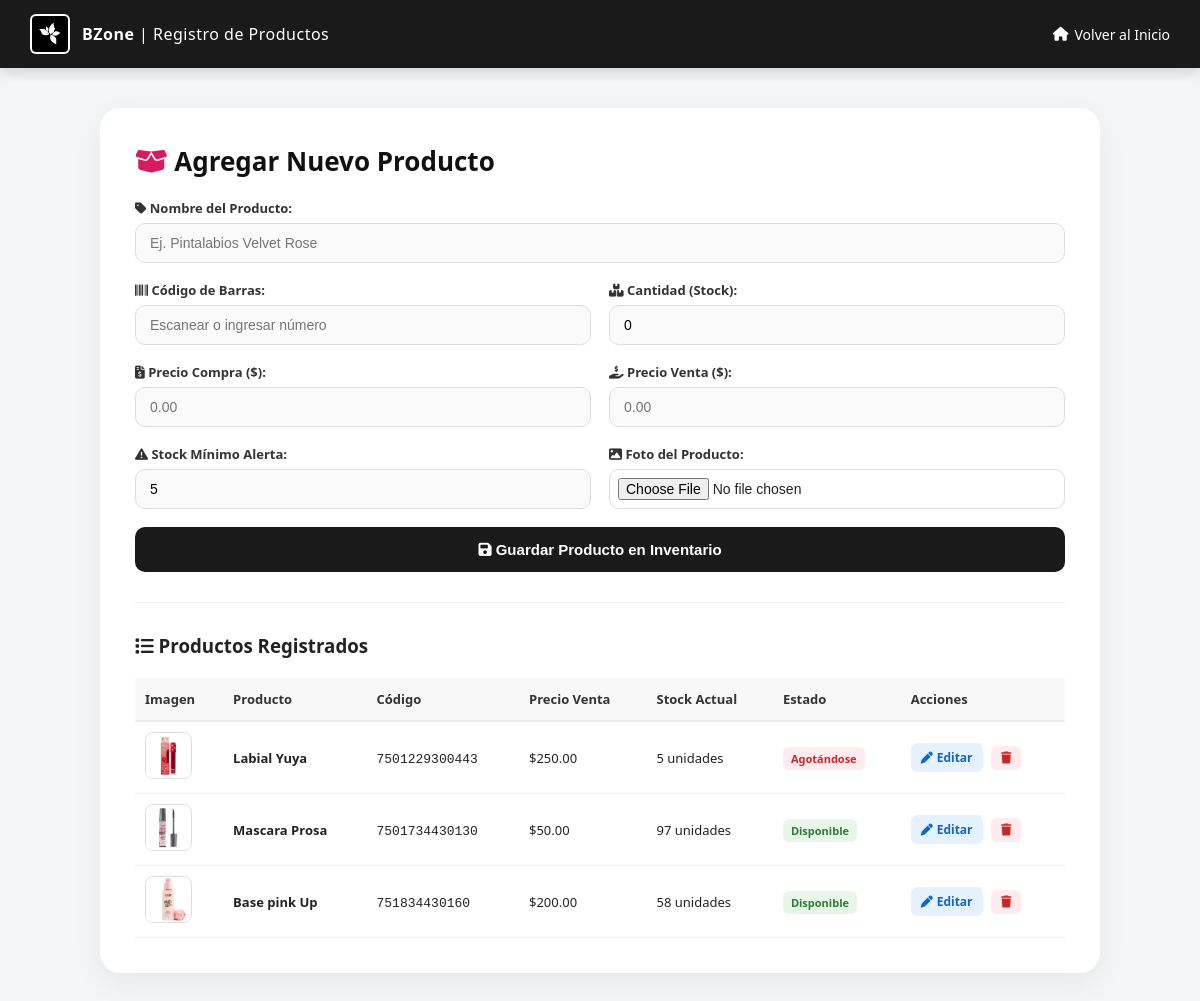
Screenshot of /Control_Beauty/productos.php (signed in) with the database file from the repository.
### tables this page shows
CREATE TABLE IF NOT EXISTS `productos` (
  `id` int(11) NOT NULL AUTO_INCREMENT,
  `codigo_barras` varchar(50) DEFAULT NULL,
  `nombre` varchar(100) NOT NULL,
  `precio_compra` decimal(10,2) NOT NULL,
  `precio_venta` decimal(10,2) NOT NULL,
  `stock` int(11) NOT NULL,
  `stock_minimo` int(11) DEFAULT '5',
  `id_proveedor` int(11) DEFAULT NULL,
  `imagen` varchar(255) DEFAULT 'default.png',
  PRIMARY KEY (`id`),
  UNIQUE KEY `codigo_barras` (`codigo_barras`),
  KEY `id_proveedor` (`id_proveedor`)
);

### Control_Beauty/productos.php (the view, shortened to what this page needs)
<?php
include('conexion.php');
$producto_editar = null;
$productos_res = $conexion->query("SELECT * FROM productos ORDER BY id DESC");
?>
<!DOCTYPE html>
<html lang="es">
<head>
    <link rel="stylesheet" href="https://cdnjs.cloudflare.com/ajax/libs/font-awesome/6.4.0/css/all.min.css">
    <link rel="stylesheet" href="estilos.css?v=3.0">
</head>
<body>
    <header>
        <div class="header-brand">
            <img src="Logo.png" alt="BZone Logo" onerror="this.style.display='none'">
            <span><strong>BZone</strong> | Registro de Productos</span>
        </div>
        <a href="dashboard.php" class="btn-volver"><i class="fa-solid fa-house"></i> Volver al Inicio</a>
    </header>
    <div class="main-wrapper" style="max-width: 1000px;">
        <div class="watermark-bg">BZone</div>
        <div class="dashboard-card" style="padding: 35px;">
            <h2 style="text-align: left; margin-top: 0; margin-bottom: 20px;">
                <i class="fa-solid <?php echo $producto_editar ? 'fa-pen-to-square' : 'fa-box-open'; ?>" style="color: #d81b60;"></i>
                <?php echo $producto_editar ? 'Editar Producto' : 'Agregar Nuevo Producto'; ?>
            </h2>
            <form method="POST" action="productos.php" enctype="multipart/form-data">
                <div class="form-grid-prod">
                    <div class="form-group-prod full-width">
                        <label><i class="fa-solid fa-tag"></i> Nombre del Producto:</label>
                        <input type="text" name="nombre" value="<?php echo $producto_editar ? htmlspecialchars($producto_editar['nombre'], ENT_QUOTES, 'UTF-8') : ''; ?>" placeholder="Ej. Pintalabios Velvet Rose" required autocomplete="off">
                    </div>
                    <div class="form-group-prod">
                        <label><i class="fa-solid fa-barcode"></i> Código de Barras:</label>
                        <input type="text" name="codigo_barras" value="<?php echo $producto_editar ? htmlspecialchars($producto_editar['codigo_barras'], ENT_QUOTES, 'UTF-8') : ''; ?>" placeholder="Escanear o ingresar número">
                    </div>
                    <div class="form-group-prod">
                        <label><i class="fa-solid fa-boxes-stacked"></i> Cantidad (Stock):</label>
                        <input type="number" name="stock" value="<?php echo $producto_editar ? intval($producto_editar['stock']) : '0'; ?>" min="0" required>
                    </div>
                    <div class="form-group-prod">
                        <label><i class="fa-solid fa-file-invoice-dollar"></i> Precio Compra ($):</label>
                        <input type="number" name="precio_compra" step="0.01" value="<?php echo $producto_editar ? htmlspecialchars($producto_editar['precio_compra'], ENT_QUOTES, 'UTF-8') : ''; ?>" placeholder="0.00" required>
                    </div>
                    <div class="form-group-prod">
                        <label><i class="fa-solid fa-hand-holding-dollar"></i> Precio Venta ($):</label>
                        <input type="number" name="precio_venta" step="0.01" value="<?php echo $producto_editar ? (isset($producto_editar['precio_venta']) ? htmlspecialchars($producto_editar['precio_venta'], ENT_QUOTES, 'UTF-8') : '') : ''; ?>" placeholder="0.00" required>
                    </div>
                    <div class="form-group-prod">
                        <label><i class="fa-solid fa-triangle-exclamation"></i> Stock Mínimo Alerta:</label>
                        <input type="number" name="stock_minimo" value="<?php echo $producto_editar ? intval($producto_editar['stock_minimo']) : '5'; ?>" min="1" required>
                    </div>
                    <div class="form-group-prod">
                        <label><i class="fa-solid fa-image"></i> Foto del Producto:</label>
                        <input type="file" name="imagen" accept="image/jpeg,image/png,image/webp">
                    </div>
                    <button type="submit" class="btn-guardar-prod">
                        <i class="fa-solid fa-floppy-disk"></i> <?php echo $producto_editar ? 'Actualizar Producto' : 'Guardar Producto en Inventario'; ?>
                    </button>
                </div>
            </form>
            <hr style="border: 0; border-top: 1px solid #eee; margin: 30px 0;">
            <h3 style="text-align: left; margin-bottom: 15px;"><i class="fa-solid fa-list"></i> Productos Registrados</h3>
            <table class="prod-table">
                <thead>
                    <tr>
                        <th>Imagen</th>
                        <th>Producto</th>
                        <th>Código</th>
                        <th>Precio Venta</th>
                        <th>Stock Actual</th>
                        <th>Estado</th>
                        <th>Acciones</th>
                    </tr>
                </thead>
                <tbody>
                    <?php if ($productos_res && $productos_res->num_rows > 0): ?>
                        <?php while($p = $productos_res->fetch_assoc()): ?>
                            <?php
                                $precio_mostrar = isset($p['precio_venta']) ? $p['precio_venta'] : 0;
                                $img_src = (!empty($p['imagen']) && file_exists('uploads/' . $p['imagen'])) ? 'uploads/' . htmlspecialchars($p['imagen'], ENT_QUOTES, 'UTF-8') : 'https://via.placeholder.com/45?text=BZone';
                            ?>
                            <tr>
                                <td><img src="<?php echo $img_src; ?>" alt="Foto" class="img-preview-thumb"></td>
                                <td><strong><?php echo htmlspecialchars($p['nombre'], ENT_QUOTES, 'UTF-8'); ?></strong></td>
                                <td><code><?php echo !empty($p['codigo_barras']) ? htmlspecialchars($p['codigo_barras'], ENT_QUOTES, 'UTF-8') : 'N/A'; ?></code></td>
                                <td>$<?php echo number_format($precio_mostrar, 2); ?></td>
                                <td><?php echo intval($p['stock']); ?> unidades</td>
                                <td>
                                    <?php if ($p['stock'] <= $p['stock_minimo']): ?>
                                        <span style="color: #c62828; font-weight: bold; background: #ffebee; padding: 4px 8px; border-radius: 6px; font-size: 11px;">Agotándose</span>
                                    <?php else: ?>
                                        <span style="color: #2e7d32; font-weight: bold; background: #e8f5e9; padding: 4px 8px; border-radius: 6px; font-size: 11px;">Disponible</span>
                                    <?php endif; ?>
                                </td>
                                <td>
                                    <a href="productos.php?editar=<?php echo intval($p['id']); ?>" class="btn-action-edit" title="Editar"><i class="fa-solid fa-pen"></i> Editar</a>
                                    <a href="productos.php?eliminar=<?php echo intval($p['id']); ?>" class="btn-action-delete" onclick="return confirm('¿Estás seguro de eliminar este producto?');" title="Eliminar"><i class="fa-solid fa-trash"></i></a>
                                </td>
                            </tr>
                        <?php endwhile; ?>
                    <?php else: ?>
                        <tr><td colspan="7" style="text-align: center; color: #888;">No hay productos en el inventario.</td></tr>
                    <?php endif; ?>
                </tbody>
            </table>
        </div>
    </div>
</body>
</html>

### Control_Beauty/estilos.css (style rules this page uses)
:root { --color-fondo: #f4f5f7; --color-primario: #1a1a1a; --color-acento: #d81b60; --color-tarjeta: #ffffff; --color-texto: #222222; --color-exito-bg: #e8f5e9; --color-exito-texto: #2e7d32; --color-error-bg: #ffebee; --color-error-texto: #c62828; }
body { font-family: 'Segoe UI', system-ui, -apple-system, sans-serif; background-color: var(--color-fondo); color: var(--color-texto); margin: 0; padding: 0; min-height: 100vh; }
header { background-color: var(--color-primario); color: white; padding: 14px 30px; display: flex; justify-content: space-between; align-items: center; box-shadow: 0 4px 12px rgba(0,0,0,0.15); }
.header-brand { display: flex; align-items: center; gap: 12px; }
.header-brand img { height: 36px; width: auto; background: #ffffff; padding: 2px; border-radius: 6px; }
.header-brand span { font-size: 16px; font-weight: 500; letter-spacing: 0.5px; }
.main-wrapper { position: relative; max-width: 900px; margin: 40px auto; padding: 0 20px; }
.watermark-bg { position: absolute; top: 50%; left: 50%; transform: translate(-50%, -50%); font-size: 130px; font-weight: 900; color: rgba(0, 0, 0, 0.03); user-select: none; pointer-events: none; letter-spacing: 12px; z-index: 0; }
.dashboard-card { position: relative; z-index: 1; background: var(--color-tarjeta); border-radius: 20px; padding: 40px; box-shadow: 0 10px 30px rgba(0,0,0,0.06); text-align: center; }
.dashboard-card h2 { margin: 0 0 25px 0; font-size: 26px; color: #111; font-weight: 700; }

### Control_Beauty/productos.php (style rules this page uses)
.form-grid-prod { display: grid; grid-template-columns: repeat(2, 1fr); gap: 18px; text-align: left; margin-bottom: 25px; }
.form-group-prod { display: flex; flex-direction: column; gap: 6px; }
.form-group-prod.full-width { grid-column: span 2; }
.form-group-prod label { font-size: 13px; font-weight: 600; color: #333; }
.form-group-prod input { padding: 11px 14px; border: 1px solid #ddd; border-radius: 10px; font-size: 14px; background: #fafafa; outline: none; transition: border-color 0.2s; }
.form-group-prod input[type="file"] { background: #ffffff; padding: 8px; cursor: pointer; }
.btn-guardar-prod { grid-column: span 2; padding: 14px; background: #1a1a1a; color: #ffffff; border: none; border-radius: 10px; font-size: 15px; font-weight: bold; cursor: pointer; transition: background 0.3s; }
.btn-volver { color: #ffffff; text-decoration: none; font-size: 14px; display: inline-flex; align-items: center; gap: 6px; }
table.prod-table { width: 100%; border-collapse: collapse; margin-top: 20px; text-align: left; }
table.prod-table th { background: #f8f8f8; padding: 12px 10px; font-size: 13px; color: #333; border-bottom: 2px solid #eee; }
table.prod-table td { padding: 10px; font-size: 13px; border-bottom: 1px solid #eee; vertical-align: middle; }
.img-preview-thumb { width: 45px; height: 45px; object-fit: cover; border-radius: 8px; border: 1px solid #ddd; }
.btn-action-edit { background: #e3f2fd; color: #1565c0; padding: 6px 10px; border-radius: 6px; text-decoration: none; font-size: 12px; font-weight: bold; display: inline-flex; align-items: center; gap: 4px; }
.btn-action-delete { background: #ffebee; color: #c62828; padding: 6px 10px; border-radius: 6px; text-decoration: none; font-size: 12px; font-weight: bold; display: inline-flex; align-items: center; gap: 4px; margin-left: 5px; }

### rows the page displays
productos: imagen (picture), nombre "Labial Yuya", codigo_barras "7501229300443", precio_venta "250.00", stock "5", stock_minimo "Agotándose"
productos: imagen (picture), nombre "Mascara Prosa", codigo_barras "7501734430130", precio_venta "50.00", stock "97", stock_minimo "Disponible"
productos: imagen (picture), nombre "Base pink Up", codigo_barras "751834430160", precio_venta "200.00", stock "58", stock_minimo "Disponible"
